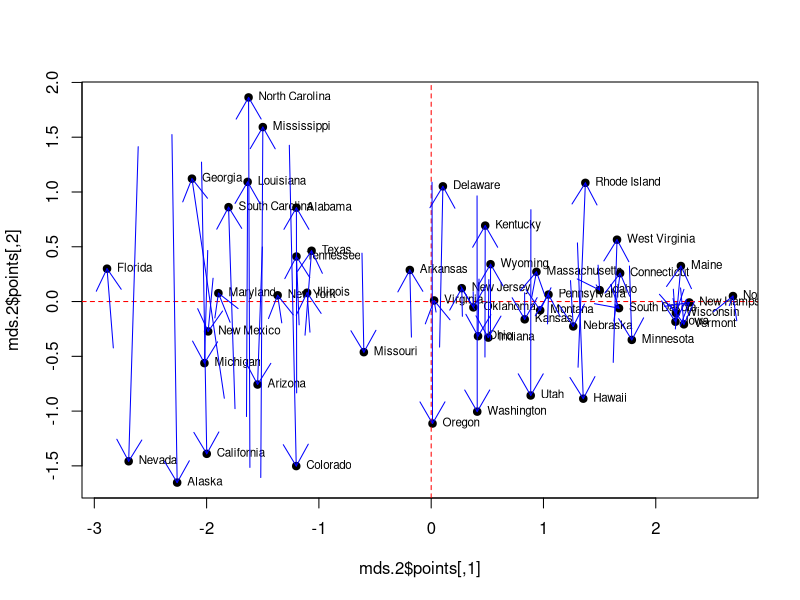

The R source for this figure:
## ---- chunk 1
# USArrests data
head(USArrests)
str(USArrests)
USArrests
## ---- chunk 2
library(dplyr)

USArrests.1 <- USArrests[,-3] %>% scale

# Fitting PCA in the new data
pca.1 <- prcomp(USArrests.1)
summary(pca.1)
varimax(pca.1$rotation)
## ---- chunk 3
# Getting scaled data sans 3rd variable
USArrests.1 <- scale(USArrests[,-3])

# Classical MDS using Kruskall's stress
# We firest need to get the distance

# Distance calculation
state.disimilarity <- dist(USArrests.1)

# MDS Fit
mds.fit <- cmdscale(state.disimilarity)

summary(mds.fit)
## ---- chunk 4
mds.2 <- MASS::sammon(state.disimilarity, trace = FALSE)

plot(mds.2$points, pch=19)
abline(h=0, v=0, col="red", lty=2)
text(mds.2$points, labels = rownames(USArrests), cex=0.7, pos=4)

# Comparing pca.1 (last class) and mds.2 models with annotations

arrows(
  x0 = pca.1$x[,1], y0 = pca.1$x[,2],
  x1 = mds.2$points[,1], y1 = mds.2$points[,2],
  col = "blue", pch = 19
)
